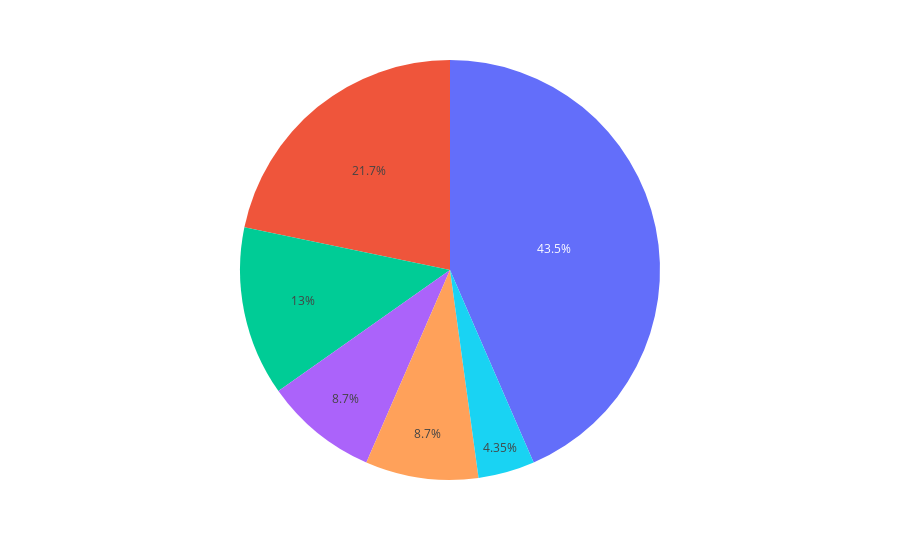

Source (notebook cell):
### Code cell
fig = px.pie(df, values=df['col1'])
fig.show()

### Figure 1 — Plotly figure (JSON) as saved in the notebook; plotly's stock layout.template omitted (floating-point values rounded to 4 significant figures)
{"data": [{"domain": {"x": [0, 1], "y": [0, 1]}, "hovertemplate": "col1=%{value}<extra></extra>", "legendgroup": "", "name": "", "showlegend": false, "type": "pie", "values": [2, 2, 1, 3, 10, 5]}], "layout": {"autosize": true, "legend": {"tracegroupgap": 0}, "margin": {"t": 60}}}
